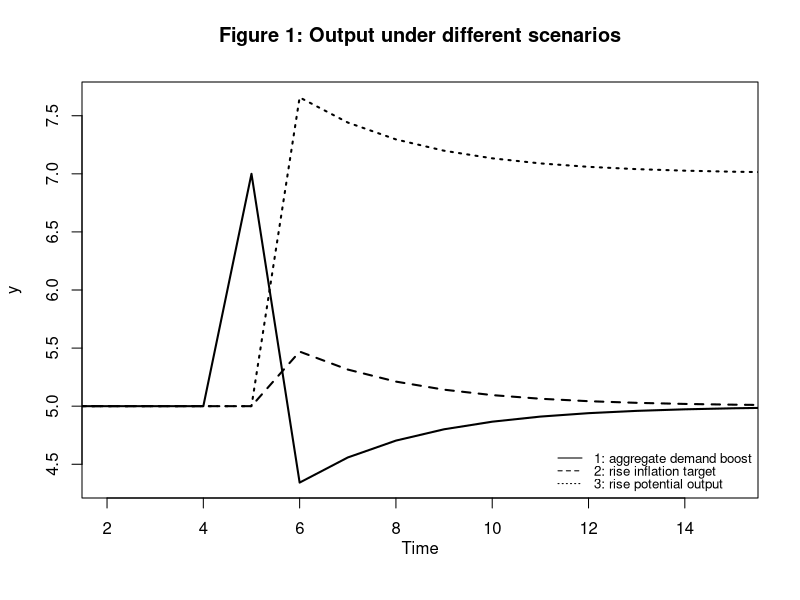
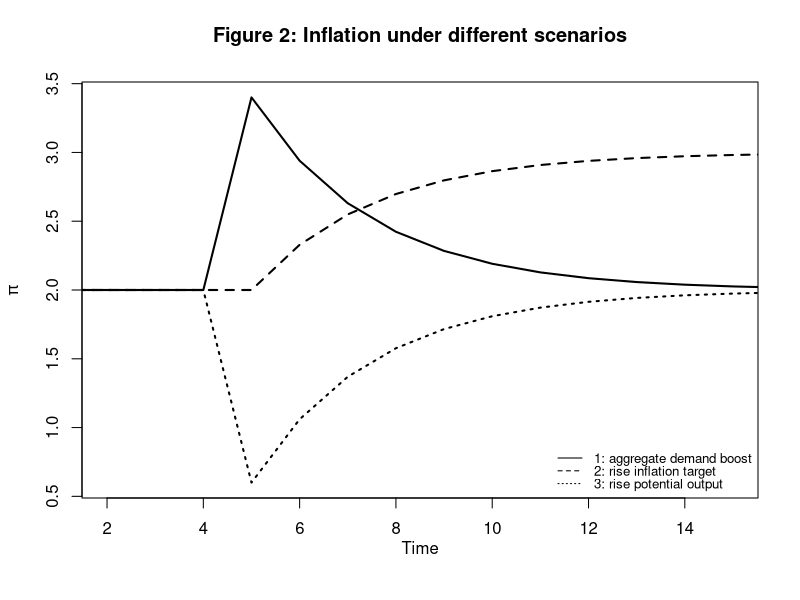
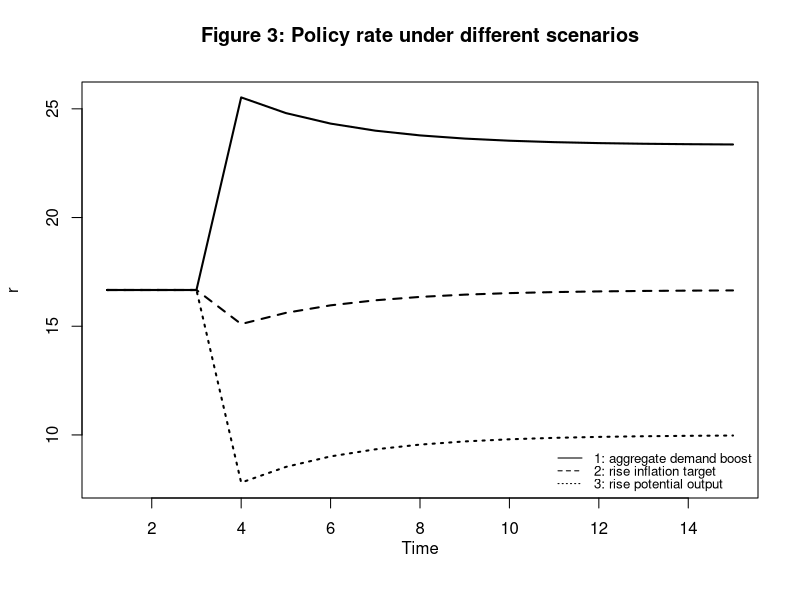
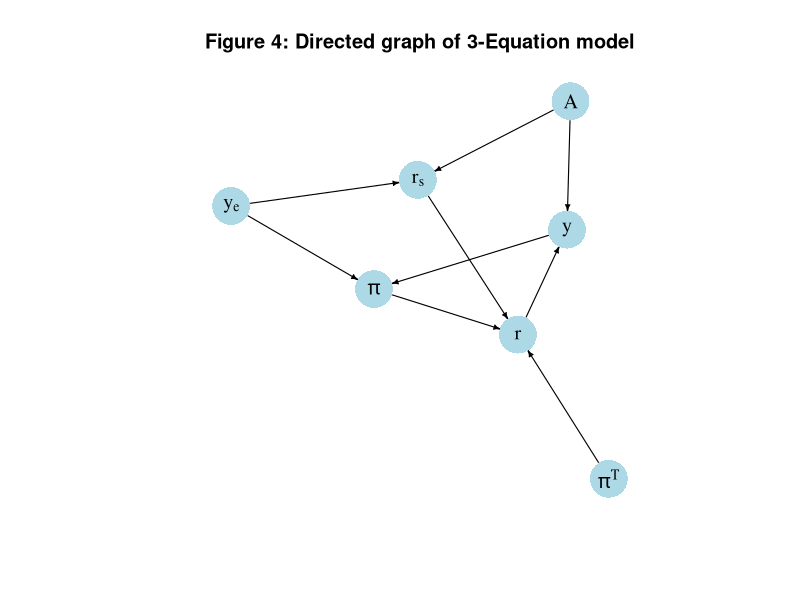

Here is the R script that generated these plots, in order:
## ---- chunk 1
#Clear the environment
rm(list=ls(all=TRUE))

# Set number of periods
Q=50

# Set number of scenarios
S=3

# Set period in which shock/shift will occur
s=5

# Create (S x Q)-matrices that will contain the simulated data
y=matrix(data=0,nrow=S,ncol=Q) # Income/output
p=matrix(data=0,nrow=S,ncol=Q) # Inflation rate
r=matrix(data=0,nrow=S,ncol=Q) # Real interest rate
rs=matrix(data=0,nrow=S,ncol=Q) # Stabilising interest rate

# Set constant parameter values
a1=0.3  # Sensitivity of inflation with respect to output gap 
a2=0.7  # Sensitivity of output with respect to interest rate
b=1     # Sensitivity of central bank to inflation gap
a3=(a1*(1/(b*a2) + a2))^(-1)

# Set parameter values for different scenarios
A=matrix(data=10,nrow=S,ncol=Q) # autonomous spending
pt=matrix(data=2,nrow=S,ncol=Q) # Inflation target
ye=matrix(data=5,nrow=S,ncol=Q) # Potential output

A[1,s:Q]=12  # scenario 1: AD boost  
pt[2,s:Q]=3  # scenario 2: higher inflation target
ye[3,s:Q]=7  # scenario 3: higher potential output

# Initialise endogenous variables at equilibrium values
y[,1]=ye[,1]
p[,1]=pt[,1]
rs[,1]=(A[,1] - ye[,1])/a1 
r[,1]=rs[,1]

# Simulate the model by looping over Q time periods for S different scenarios
for (i in 1:S){
  
  for (t in 2:Q){
    
    #(1) IS curve
    y[i,t] = A[i,t] - a1*r[i,t-1]
    
    #(2) Phillips Curve
    p[i,t] = p[i,t-1] +a2*(y[i,t]-ye[i,t])
    
    #(3) Stabilising interest rate
    rs[i,t] = (A[i,t] - ye[i,t])/a1
    
    #(4) Monetary policy rule, solved for r
    r[i,t] = rs[i,t] + a3*(p[i,t]-pt[i,t])
  
  } # close time loop
}   # close scenarios loop
## ---- chunk 2
### Plot results

### Plots
# Set maximum period for plots
Tmax=15

# Output under different scenarios
plot(y[1, 1:(Tmax+1)],type="l", col=1, lwd=2, lty=1, xlab="", xlim=range(2:(Tmax)), ylab="y", ylim=range(y[1, 1:Tmax],y[3, 1:(Tmax)])) 
title(main="Figure 1: Output under different scenarios", xlab = "Time",cex=0.8 ,line=2)
lines(y[2, 1:(Tmax+1)],lty=2, lwd=2)
lines(y[3, 1:(Tmax+1)],lty=3, lwd=2)
legend("bottomright", legend=c("1: aggregate demand boost", "2: rise inflation target", "3: rise potential output"), lty=1:3, cex=0.8, bty = "n", y.intersp=0.8)

# Inflation under different scenarios
plot(p[1, 1:(Tmax+1)],type="l", col=1, lwd=2, lty=1, xlab="", xlim=range(2:(Tmax)), ylab=expression(pi), ylim=range(p[1, 2:Tmax],p[3, 2:(Tmax)])) 
title(main="Figure 2: Inflation under different scenarios", xlab = "Time",cex=0.8 ,line=2)
lines(p[2, 1:(Tmax+1)],lty=2, lwd=2)
lines(p[3, 1:(Tmax+1)],lty=3, lwd=2)
legend("bottomright", legend=c("1: aggregate demand boost", "2: rise inflation target", "3: rise potential output"), lty=1:3, cex=0.8, bty = "n", y.intersp=0.8)

# Policy rate under different scenarios
plot(r[1, 2:(Tmax+1)],type="l", col=1, lwd=2, lty=1, xlab="", xlim=range(1:(Tmax)), ylab="r", ylim=range(r[1, 2:Tmax],r[3, 2:(Tmax)])) 
title(main="Figure 3: Policy rate under different scenarios", xlab = "Time",cex=0.8 ,line=2)
lines(r[2, 2:(Tmax+1)],lty=2, lwd=2)
lines(r[3, 2:(Tmax+1)],lty=3, lwd=2)
legend("bottomright", legend=c("1: aggregate demand boost", "2: rise inflation target", "3: rise potential output"), lty=1:3, cex=0.8, bty = "n", y.intersp=0.8)
## ---- chunk 3
# Construct auxiliary Jacobian matrix for 7 variables: y, p, r, A, ye, rs, pt
# where non-zero elements in regular Jacobian are set to 1 and zero elements are unchanged

M_mat=matrix(c(0,0,1,1,0,0,0,
               1,0,0,0,1,0,0,
               0,1,0,0,0,1,1,
               0,0,0,0,0,0,0,
               0,0,0,0,0,0,0,
               0,0,0,1,1,0,0,
               0,0,0,0,0,0,0),7,7, byrow=TRUE)

# Create adjacency matrix from transpose of auxiliary Jacobian and add column names
A_mat=t(M_mat)

# Create directed graph from adjacency matrix
library(igraph)
dg=graph_from_adjacency_matrix(A_mat, mode="directed", weighted=NULL)

# Define node labels
V(dg)$name=c("y", expression(pi), "r", "A", expression(y[e]),expression(r[s]), expression(pi^T))

# Plot directed graph
plot(dg, main="Figure 4: Directed graph of 3-Equation model", vertex.size=20, vertex.color="lightblue", 
     vertex.label.color="black", edge.arrow.size=0.3, edge.width=1.1, edge.size=1.2,
     edge.arrow.width=1.2, edge.color="black", vertex.label.cex=1.2, 
     vertex.frame.color="NA", margin=-0.08)
## ---- chunk 4
# Construct Jacobian matrix 
J=matrix(c(0,0,-a1,
           0,1,-a1*a2,
           0,a3,-a1*a2*a3), 3, 3, byrow=TRUE)

# Obtain eigenvalues
ev=eigen(J)
(values <- ev$values)

# Obtain determinant and trace
det(J)       # determinant
sum(diag(J)) # trace
